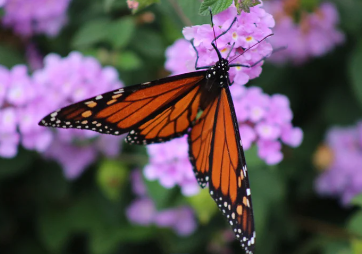
#> input picture papillon.png, 362 x 254 px, found by its file name
$ python code2.2.py
#> lines starting #> are read from the running program, lines starting #| are printed output that depends on the picture; long printed decimals are rounded
import numpy as np
import math
import matplotlib.pyplot as plt
import matplotlib.image as mpimg


###### INITIALISATION #######

image_path = 'papillon.png'

image = mpimg.imread(image_path)
#> image is the input picture: shape (254, 362, 4) float32; mean R, G, B, A 0.38, 0.32, 0.354, 1
if image.dtype != np.uint8:  # Si les valeurs sont en flottant (0 à 1)
    image = (image * 255).astype(np.uint8)  # Convertir en entiers (0 à 255)


hauteur, largeur = image.shape[:2]
#> hauteur = 254; largeur = 362
nouvelle_hauteur = (hauteur // 8) * 8
#> nouvelle_hauteur = 248
nouvelle_largeur = (largeur // 8) * 8
#> nouvelle_largeur = 360

image = image[:,:,0]  #on garde qu'une seule couleur (2D)
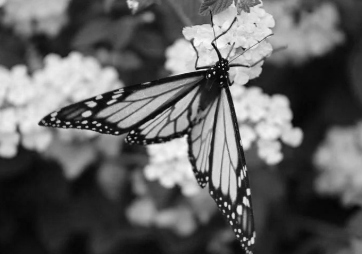
#> image: shape (254, 362); min 1, max 255, mean 96.9


# Tronquer l'image
image = image[:nouvelle_hauteur, :nouvelle_largeur]
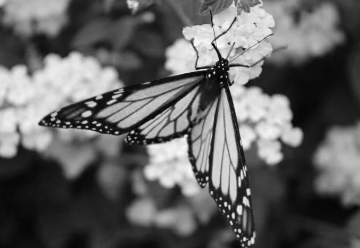
#> image: shape (248, 360); min 1, max 255, mean 98.5
taille_image = image.shape
#> taille_image = (248, 360)
# [7 lines of commented-out code are left out]
P=np.zeros((8,8))
for i in range (8):
    for j in range (8):
        if i==0:
            ck=1/math.sqrt(2)
        else:
            ck=1
        P[i,j]= (1/2)*ck*math.cos(((2*j+1)*i*math.pi)/16)
#print(P)


####### COMPRESSION #########


# initialisation de Q : matrice de quantification Q dans la norme de compression JPEG
Q=np.array([[16,11,10,16,24,40,51,61],
            [12,12,13,19,26,58,60,55],
            [14,13,16,24,40,57,69,56],
            [14,17,22,29,51,87,80,62],
            [18,22,37,56,68,109,103,77],
            [24,35,55,64,81,104,113,92],
            [49,64,78,87,103,121,120,101],
            [72,92,95,98,112,100,103,99]])


def compression(M,P,Q,taille):
#> called with P = array of shape (8, 8), Q = array of shape (8, 8), taille = (248, 360)
    for i in range(0, taille[0], 8):
        for j in range(0, taille[1], 8):
            D = P @ M[i:i+8, j:j+8] @ P.T
            D_tilde = np.divide(D,Q)
        #print(D)
        # prendre la partie entière
            np.floor(D_tilde)
            M[i:i+8, j:j+8] = D_tilde
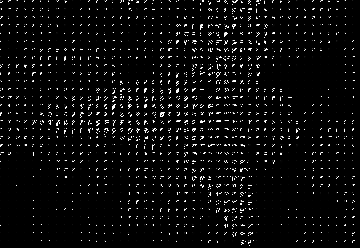
#> M: shape (248, 360); min 0, max 255, mean 11.3

    return M

img2 = compression(image,P,Q,taille_image)
#  — Compter le nombre de cœfficients non nuls pour obtenir le taux de compression
nb_coeff_non_zero = np.count_nonzero(img2)  # Nombre de coefficients non nuls
#> nb_coeff_non_zero = 8672
taux_compression = 100 - ((nb_coeff_non_zero / (taille_image[1]*taille_image[0])) * 100 )
#> taux_compression = 90.29
print(f"taux de compression : {taux_compression}")
#| taux de compression : 90.287


plt.imsave('image_recomposee2.png',img2)
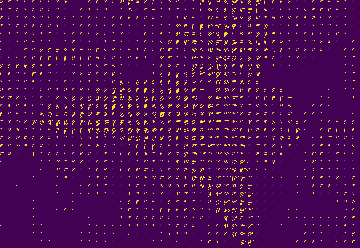
#> saved as image_recomposee2.png: shape (248, 360, 3); mean R, G, B 75.2, 11.6, 82.8
image_recomposee2 = mpimg.imread('image_recomposee2.png')
plt.imshow(image_recomposee2)
plt.show()


def decompression(M,P,Q,taille):
#> called with P = array of shape (8, 8), Q = array of shape (8, 8), taille = (248, 360)
    transpose = P.T
    for i in range(0, taille[0], 8):
        for j in range(0, taille[1], 8):
            C = M[i:i+8, j:j+8] * Q
            M[i:i+8, j:j+8] = transpose @ C @ P
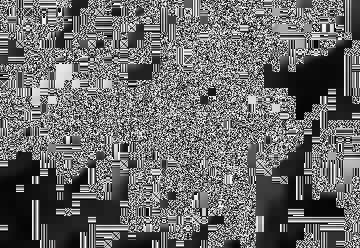
#> M: shape (248, 360); min 0, max 255, mean 107
    return M


img3 = decompression(img2,P,Q,taille_image)
# print(img2)
plt.imsave('image_recomposee3.png',img3)
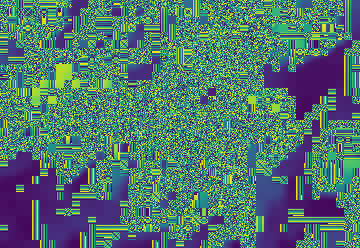
#> saved as image_recomposee3.png: shape (248, 360, 3); mean R, G, B 80.3, 116.3, 110.4
image_recomposee3 = mpimg.imread('image_recomposee3.png')
plt.imshow(image_recomposee3)
plt.show()
